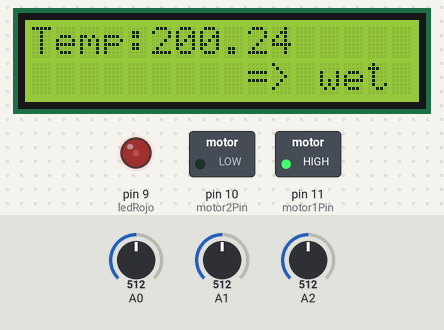
Bench run of a sketch on a simulated Arduino Uno, built with avr-gcc and run on an emulated ATmega328P. Parts: 16×2 character LCD, switched loads named in the sketch (green lamp = pin HIGH), output pins drawn as LEDs (lit = HIGH). The test bench sets the inputs (shaded band); at power-on: A1 = 512, A2 = 512, A0 = 512. What the sketch prints to the serial monitor is not drawn.

Above: at 3.2 s.
3.3 s: A1 set to 85
4.8 s: A1 set to 72
At 5.8 s:
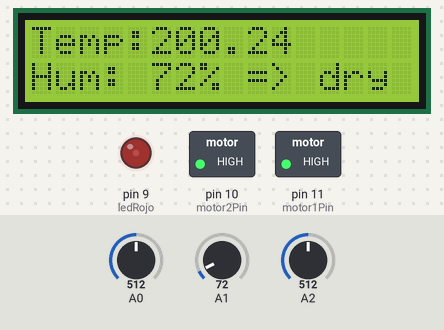
6.3 s: A1 set to 90
At 7.7 s:
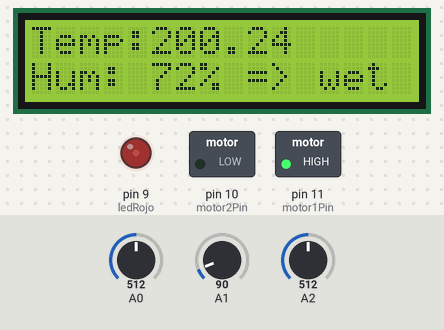
8.3 s: A2 set to 180
At 9.5 s:
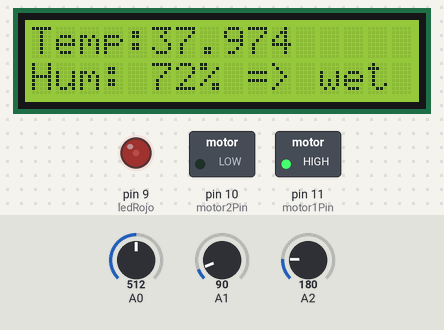
9.8 s: A2 set to 145
At 10.6 s:
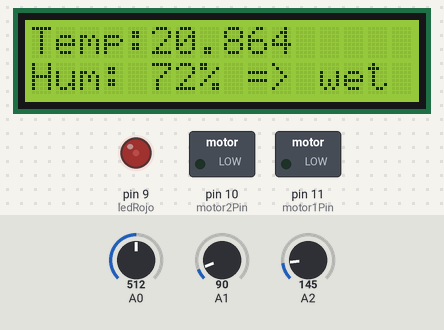
11.3 s: A1 set to 0
At 11.7 s:
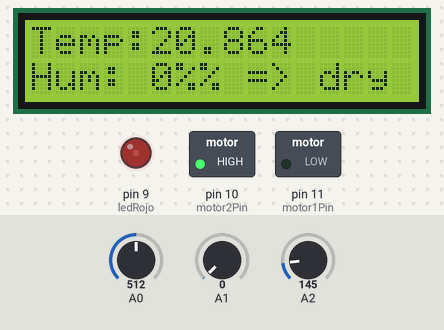
Timing chart, 0 to 13.8 s (numbered marks = the images above; inputs shaded):
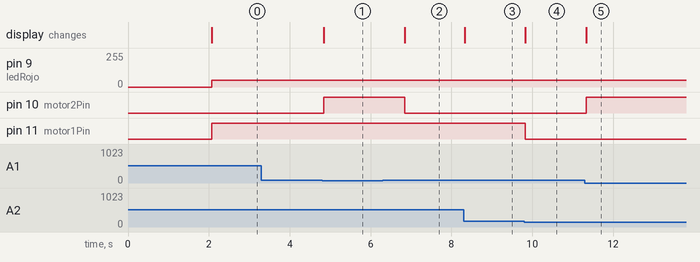

The sketch:

codigo_SPD.ino
```cpp
#include <LiquidCrystal.h>

int motor1Pin = 11;
int motor2Pin = 10;
int ledRojo = 9;
int pinLDR = 0;
int luminosidad = 0;
float temperatura = 2;
int humedad = 1;
// RS,E,DB4,DB5,DB6,DB7
LiquidCrystal lcd(13, 8, 7, 4, 3, 2);
void setup() {
  pinMode(motor1Pin, OUTPUT);
  pinMode(motor2Pin, OUTPUT);
  pinMode(ledRojo, OUTPUT);
  pinMode(humedad, INPUT);
  pinMode(luminosidad, INPUT);
  pinMode(temperatura, INPUT);
  Serial.begin(9600);
  lcd.begin(16, 2);
  lcd.setCursor(0, 0);
  lcd.print("Sistema de riego");
  delay(2000);
  lcd.clear();
}
void loop() {
  luminosidad = analogRead(0);
  temperatura = map(analogRead(2), 0, 1023, -5000, 45000);
  temperatura = temperatura / 100;
  humedad = map(A1, 0, 876, 0, 100);
  humedad = analogRead(1);
  Serial.println(luminosidad);
  Serial.println(humedad);
  Serial.println(temperatura);
  if (temperatura > 30) {
    lcd.setCursor(0, 0);
    lcd.print("Temp:");
    lcd.setCursor(5, 0);
    lcd.print(temperatura);
    digitalWrite(motor1Pin, HIGH);
  } else {
    lcd.setCursor(0, 0);
    lcd.print("Temp:");
    lcd.setCursor(5, 0);
    lcd.print(temperatura);
    digitalWrite(motor1Pin, LOW);
  }
  if (humedad <= 80) {
    lcd.setCursor(0, 1);
    lcd.print("Hum: ");
    lcd.setCursor(5, 1);
    lcd.print(humedad);
    lcd.print("%");
    lcd.setCursor(9, 1);
    lcd.print("=> dry"); // seco = dry
    digitalWrite(motor2Pin, HIGH);
    delay(1000);
  } else {
    lcd.setCursor(9, 1);
    lcd.print("=> wet"); // wet = humedo
    digitalWrite(motor2Pin, LOW);
  }
  if (luminosidad < 700) {
    analogWrite(ledRojo, 50);
  } else {
    analogWrite(ledRojo, 255);
  }
}
```

Measured:
- the behaviour switches between 81 and 80 on A1 (found by bisection; images 0 and 1)
- the behaviour switches between 164 and 163 on A2 (found by bisection; images 3 and 4)
- after the input at 3.3 s, every drawn part: stays the same
- after the input at 4.8 s, pin 10 (motor2Pin): LOW → HIGH at once; the display: changes at once (image 1)
- after the input at 6.3 s, pin 10 (motor2Pin): HIGH → LOW after 0.55 s; the display: changes after 0.55 s (image 2)
- after the input at 8.3 s, the display: changes at once (image 3)
- after the input at 9.8 s, pin 11 (motor1Pin): HIGH → LOW at once; the display: changes at once (image 4)
- after the input at 11.3 s, pin 10 (motor2Pin): LOW → HIGH at once; the display: changes at once (image 5)
